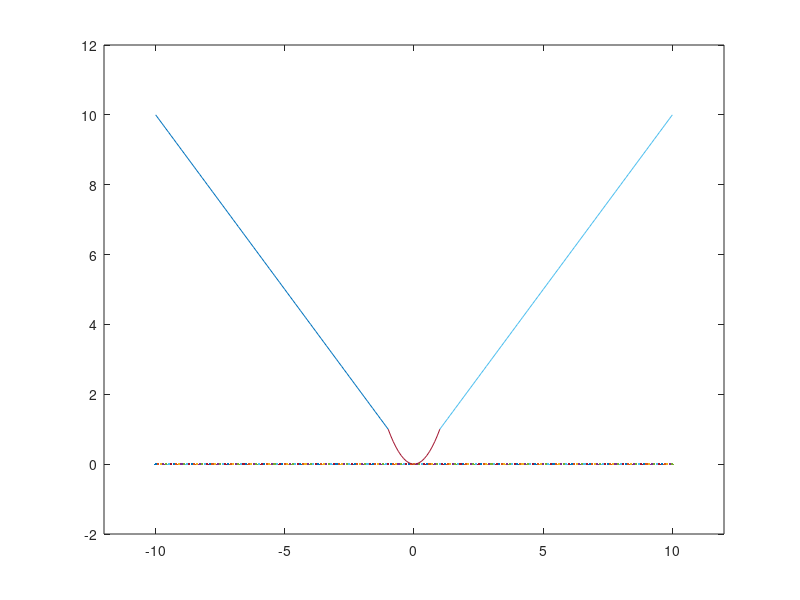

Reproduce this figure in MATLAB.
clear all
close all
clc
%%
x1=-10:0.1:10;
x2=1:0.1:10;
x3=-1:0.1:1;
x4=-10:0.1:-1;
y1=sin(2*x1)/(1.5+cos(2*x1));
y2=x2;
y3=x3.^2;
y4=-x4;
plot(x1,y1,x2,y2,x3,y3,x4,y4)
axis([-12 12 -2 12])